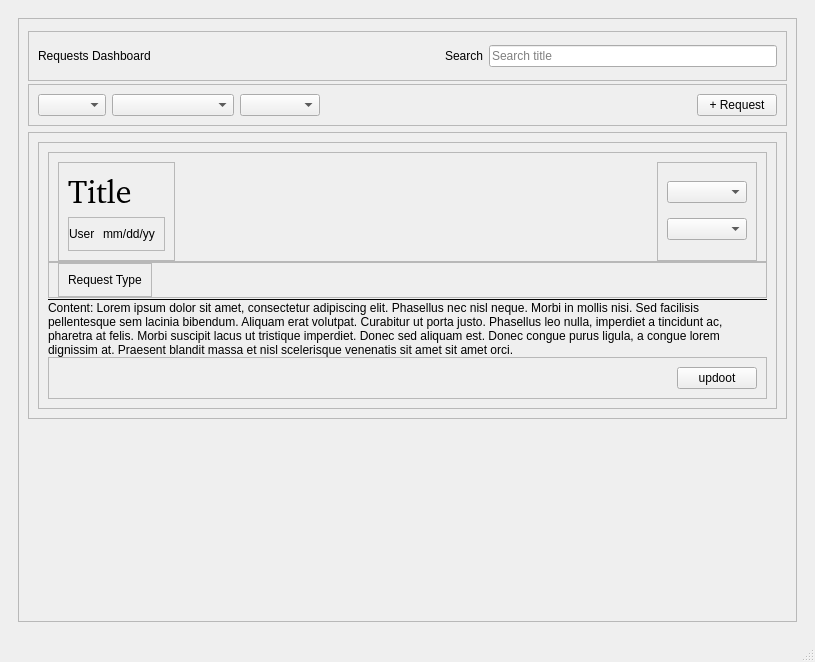
<?xml version="1.0" encoding="UTF-8"?>
<ui version="4.0">
 <class>MainWindow</class>
 <widget class="QMainWindow" name="MainWindow">
  <property name="geometry">
   <rect>
    <x>0</x>
    <y>0</y>
    <width>815</width>
    <height>662</height>
   </rect>
  </property>
  <property name="minimumSize">
   <size>
    <width>0</width>
    <height>0</height>
   </size>
  </property>
  <property name="maximumSize">
   <size>
    <width>16777215</width>
    <height>16777215</height>
   </size>
  </property>
  <property name="windowTitle">
   <string>MainWindow</string>
  </property>
  <widget class="QWidget" name="centralwidget">
   <layout class="QHBoxLayout" name="horizontalLayout_6">
    <item>
     <widget class="QStackedWidget" name="stackedWidget">
      <property name="currentIndex">
       <number>1</number>
      </property>
      <widget class="QWidget" name="sign_in_Widget">
       <layout class="QVBoxLayout" name="verticalLayout_3">
        <item>
         <widget class="QFrame" name="frame_2">
          <property name="frameShape">
           <enum>QFrame::Shape::StyledPanel</enum>
          </property>
          <property name="frameShadow">
           <enum>QFrame::Shadow::Raised</enum>
          </property>
          <layout class="QVBoxLayout" name="verticalLayout_2">
           <item>
            <widget class="QLabel" name="label_title">
             <property name="font">
              <font>
               <pointsize>28</pointsize>
              </font>
             </property>
             <property name="text">
              <string>Merlin's Lamp: Request Manager</string>
             </property>
             <property name="alignment">
              <set>Qt::AlignmentFlag::AlignCenter</set>
             </property>
            </widget>
           </item>
          </layout>
         </widget>
        </item>
        <item>
         <spacer name="verticalSpacer">
          <property name="orientation">
           <enum>Qt::Orientation::Vertical</enum>
          </property>
          <property name="sizeType">
           <enum>QSizePolicy::Policy::Preferred</enum>
          </property>
          <property name="sizeHint" stdset="0">
           <size>
            <width>20</width>
            <height>40</height>
           </size>
          </property>
         </spacer>
        </item>
        <item>
         <widget class="QFrame" name="frame_7">
          <property name="frameShape">
           <enum>QFrame::Shape::StyledPanel</enum>
          </property>
          <property name="frameShadow">
           <enum>QFrame::Shadow::Raised</enum>
          </property>
          <layout class="QHBoxLayout" name="horizontalLayout_2">
           <item>
            <widget class="QFrame" name="frame_5">
             <property name="minimumSize">
              <size>
               <width>300</width>
               <height>0</height>
              </size>
             </property>
             <property name="maximumSize">
              <size>
               <width>300</width>
               <height>16777215</height>
              </size>
             </property>
             <property name="frameShape">
              <enum>QFrame::Shape::StyledPanel</enum>
             </property>
             <property name="frameShadow">
              <enum>QFrame::Shadow::Raised</enum>
             </property>
             <layout class="QVBoxLayout" name="verticalLayout_6">
              <item>
               <widget class="QFrame" name="frame_6">
                <property name="frameShape">
                 <enum>QFrame::Shape::StyledPanel</enum>
                </property>
                <property name="frameShadow">
                 <enum>QFrame::Shadow::Raised</enum>
                </property>
                <layout class="QVBoxLayout" name="verticalLayout">
                 <item>
                  <widget class="QFrame" name="frame_3">
                   <property name="maximumSize">
                    <size>
                     <width>400</width>
                     <height>16777215</height>
                    </size>
                   </property>
                   <property name="frameShape">
                    <enum>QFrame::Shape::StyledPanel</enum>
                   </property>
                   <property name="frameShadow">
                    <enum>QFrame::Shadow::Raised</enum>
                   </property>
                   <layout class="QGridLayout" name="gridLayout">
                    <item row="3" column="0">
                     <widget class="QLineEdit" name="lineEdit_password"/>
                    </item>
                    <item row="2" column="0">
                     <widget class="QLabel" name="label">
                      <property name="text">
                       <string>Password</string>
                      </property>
                     </widget>
                    </item>
                    <item row="1" column="0">
                     <widget class="QLineEdit" name="lineEdit_username"/>
                    </item>
                    <item row="0" column="0">
                     <widget class="QLabel" name="label_2">
                      <property name="text">
                       <string>Username</string>
                      </property>
                     </widget>
                    </item>
                   </layout>
                  </widget>
                 </item>
                 <item>
                  <widget class="QFrame" name="frame">
                   <property name="maximumSize">
                    <size>
                     <width>250</width>
                     <height>16777215</height>
                    </size>
                   </property>
                   <property name="frameShape">
                    <enum>QFrame::Shape::StyledPanel</enum>
                   </property>
                   <property name="frameShadow">
                    <enum>QFrame::Shadow::Raised</enum>
                   </property>
                   <layout class="QVBoxLayout" name="verticalLayout_4">
                    <item>
                     <widget class="QFrame" name="frame_4">
                      <property name="frameShape">
                       <enum>QFrame::Shape::StyledPanel</enum>
                      </property>
                      <property name="frameShadow">
                       <enum>QFrame::Shadow::Raised</enum>
                      </property>
                      <layout class="QHBoxLayout" name="horizontalLayout">
                       <item>
                        <widget class="QPushButton" name="pushButton_userSignIn">
                         <property name="text">
                          <string>User Sign in</string>
                         </property>
                        </widget>
                       </item>
                       <item>
                        <widget class="QPushButton" name="pushButton_AdminSignIn">
                         <property name="text">
                          <string>Admin Sign in</string>
                         </property>
                        </widget>
                       </item>
                      </layout>
                     </widget>
                    </item>
                    <item>
                     <widget class="QPushButton" name="pushButton_register">
                      <property name="text">
                       <string>Register</string>
                      </property>
                     </widget>
                    </item>
                   </layout>
                  </widget>
                 </item>
                </layout>
               </widget>
              </item>
             </layout>
            </widget>
           </item>
          </layout>
         </widget>
        </item>
        <item>
         <spacer name="verticalSpacer_2">
          <property name="orientation">
           <enum>Qt::Orientation::Vertical</enum>
          </property>
          <property name="sizeHint" stdset="0">
           <size>
            <width>20</width>
            <height>291</height>
           </size>
          </property>
         </spacer>
        </item>
       </layout>
      </widget>
      <widget class="QWidget" name="requests_dashboard">
       <layout class="QVBoxLayout" name="verticalLayout_5">
        <item>
         <widget class="QScrollArea" name="scrollArea_requestDashboard">
          <property name="widgetResizable">
           <bool>true</bool>
          </property>
          <widget class="QWidget" name="scrollAreaWidgetContents">
           <property name="geometry">
            <rect>
             <x>0</x>
             <y>0</y>
             <width>777</width>
             <height>581</height>
            </rect>
           </property>
           <layout class="QVBoxLayout" name="verticalLayout_14">
            <item>
             <widget class="QFrame" name="frame_sort_search">
              <property name="minimumSize">
               <size>
                <width>0</width>
                <height>50</height>
               </size>
              </property>
              <property name="maximumSize">
               <size>
                <width>16777215</width>
                <height>43</height>
               </size>
              </property>
              <property name="frameShape">
               <enum>QFrame::Shape::StyledPanel</enum>
              </property>
              <property name="frameShadow">
               <enum>QFrame::Shadow::Raised</enum>
              </property>
              <layout class="QHBoxLayout" name="horizontalLayout_4">
               <item>
                <widget class="QLabel" name="label_request_dashboard">
                 <property name="text">
                  <string>Requests Dashboard</string>
                 </property>
                </widget>
               </item>
               <item>
                <spacer name="horizontalSpacer">
                 <property name="orientation">
                  <enum>Qt::Orientation::Horizontal</enum>
                 </property>
                 <property name="sizeHint" stdset="0">
                  <size>
                   <width>150</width>
                   <height>20</height>
                  </size>
                 </property>
                </spacer>
               </item>
               <item>
                <widget class="QLabel" name="label_4">
                 <property name="text">
                  <string>Search</string>
                 </property>
                </widget>
               </item>
               <item>
                <widget class="QLineEdit" name="lineEdit_search">
                 <property name="maximumSize">
                  <size>
                   <width>300</width>
                   <height>16777215</height>
                  </size>
                 </property>
                 <property name="placeholderText">
                  <string>Search title</string>
                 </property>
                </widget>
               </item>
              </layout>
             </widget>
            </item>
            <item>
             <widget class="QFrame" name="frame_addRequest">
              <property name="minimumSize">
               <size>
                <width>0</width>
                <height>30</height>
               </size>
              </property>
              <property name="frameShape">
               <enum>QFrame::Shape::StyledPanel</enum>
              </property>
              <property name="frameShadow">
               <enum>QFrame::Shadow::Raised</enum>
              </property>
              <layout class="QHBoxLayout" name="horizontalLayout_8">
               <item>
                <widget class="QComboBox" name="comboBox_SortPriority">
                 <property name="placeholderText">
                  <string>Priority</string>
                 </property>
                 <item>
                  <property name="text">
                   <string>High</string>
                  </property>
                 </item>
                 <item>
                  <property name="text">
                   <string>Middle</string>
                  </property>
                 </item>
                 <item>
                  <property name="text">
                   <string>Low</string>
                  </property>
                 </item>
                </widget>
               </item>
               <item>
                <widget class="QComboBox" name="comboBox_SortRequest">
                 <property name="placeholderText">
                  <string>Request</string>
                 </property>
                 <item>
                  <property name="text">
                   <string>Commission</string>
                  </property>
                 </item>
                 <item>
                  <property name="text">
                   <string>Problem Fix</string>
                  </property>
                 </item>
                 <item>
                  <property name="text">
                   <string>Request</string>
                  </property>
                 </item>
                 <item>
                  <property name="text">
                   <string>Reccomendation</string>
                  </property>
                 </item>
                 <item>
                  <property name="text">
                   <string/>
                  </property>
                 </item>
                </widget>
               </item>
               <item>
                <widget class="QComboBox" name="comboBox_SortStatus">
                 <property name="placeholderText">
                  <string>Status</string>
                 </property>
                 <item>
                  <property name="text">
                   <string>On-going</string>
                  </property>
                 </item>
                 <item>
                  <property name="text">
                   <string>Review</string>
                  </property>
                 </item>
                 <item>
                  <property name="text">
                   <string>Finished</string>
                  </property>
                 </item>
                </widget>
               </item>
               <item>
                <spacer name="horizontalSpacer_3">
                 <property name="orientation">
                  <enum>Qt::Orientation::Horizontal</enum>
                 </property>
                 <property name="sizeHint" stdset="0">
                  <size>
                   <width>40</width>
                   <height>20</height>
                  </size>
                 </property>
                </spacer>
               </item>
               <item>
                <widget class="QPushButton" name="pushButton_add_request">
                 <property name="text">
                  <string>+ Request</string>
                 </property>
                </widget>
               </item>
              </layout>
             </widget>
            </item>
            <item>
             <widget class="QFrame" name="frame_allRequests">
              <property name="sizePolicy">
               <sizepolicy hsizetype="Expanding" vsizetype="Expanding">
                <horstretch>0</horstretch>
                <verstretch>0</verstretch>
               </sizepolicy>
              </property>
              <property name="minimumSize">
               <size>
                <width>0</width>
                <height>0</height>
               </size>
              </property>
              <property name="frameShape">
               <enum>QFrame::Shape::StyledPanel</enum>
              </property>
              <property name="frameShadow">
               <enum>QFrame::Shadow::Raised</enum>
              </property>
              <layout class="QHBoxLayout" name="horizontalLayout_5">
               <item>
                <widget class="QFrame" name="frame_request">
                 <property name="sizePolicy">
                  <sizepolicy hsizetype="MinimumExpanding" vsizetype="Preferred">
                   <horstretch>0</horstretch>
                   <verstretch>0</verstretch>
                  </sizepolicy>
                 </property>
                 <property name="minimumSize">
                  <size>
                   <width>0</width>
                   <height>0</height>
                  </size>
                 </property>
                 <property name="maximumSize">
                  <size>
                   <width>16777215</width>
                   <height>16777215</height>
                  </size>
                 </property>
                 <property name="frameShape">
                  <enum>QFrame::Shape::StyledPanel</enum>
                 </property>
                 <property name="frameShadow">
                  <enum>QFrame::Shadow::Raised</enum>
                 </property>
                 <layout class="QVBoxLayout" name="verticalLayout_28">
                  <property name="spacing">
                   <number>0</number>
                  </property>
                  <item>
                   <widget class="QFrame" name="frame_27">
                    <property name="frameShape">
                     <enum>QFrame::Shape::StyledPanel</enum>
                    </property>
                    <property name="frameShadow">
                     <enum>QFrame::Shadow::Raised</enum>
                    </property>
                    <layout class="QHBoxLayout" name="horizontalLayout_14">
                     <property name="bottomMargin">
                      <number>0</number>
                     </property>
                     <item>
                      <widget class="QFrame" name="frame_28">
                       <property name="minimumSize">
                        <size>
                         <width>0</width>
                         <height>0</height>
                        </size>
                       </property>
                       <property name="frameShape">
                        <enum>QFrame::Shape::StyledPanel</enum>
                       </property>
                       <property name="frameShadow">
                        <enum>QFrame::Shadow::Raised</enum>
                       </property>
                       <layout class="QVBoxLayout" name="verticalLayout_29">
                        <item>
                         <widget class="QLabel" name="label_request_title">
                          <property name="font">
                           <font>
                            <family>:/font/font/Playfair_Display/PlayfairDisplay-VariableFont_wght.ttf</family>
                            <pointsize>24</pointsize>
                           </font>
                          </property>
                          <property name="styleSheet">
                           <string notr="true">font-family: url(:/font/font/Playfair_Display/PlayfairDisplay-VariableFont_wght.ttf)</string>
                          </property>
                          <property name="text">
                           <string>Title</string>
                          </property>
                          <property name="alignment">
                           <set>Qt::AlignmentFlag::AlignLeading|Qt::AlignmentFlag::AlignLeft|Qt::AlignmentFlag::AlignTop</set>
                          </property>
                         </widget>
                        </item>
                        <item>
                         <widget class="QFrame" name="frame_8">
                          <property name="frameShape">
                           <enum>QFrame::Shape::StyledPanel</enum>
                          </property>
                          <property name="frameShadow">
                           <enum>QFrame::Shadow::Raised</enum>
                          </property>
                          <layout class="QHBoxLayout" name="horizontalLayout_10">
                           <property name="spacing">
                            <number>8</number>
                           </property>
                           <property name="leftMargin">
                            <number>0</number>
                           </property>
                           <item>
                            <widget class="QLabel" name="label_request_user">
                             <property name="text">
                              <string>User</string>
                             </property>
                             <property name="scaledContents">
                              <bool>false</bool>
                             </property>
                            </widget>
                           </item>
                           <item>
                            <widget class="QLabel" name="label_date">
                             <property name="text">
                              <string>mm/dd/yy</string>
                             </property>
                            </widget>
                           </item>
                          </layout>
                         </widget>
                        </item>
                       </layout>
                      </widget>
                     </item>
                     <item>
                      <spacer name="horizontalSpacer_4">
                       <property name="orientation">
                        <enum>Qt::Orientation::Horizontal</enum>
                       </property>
                       <property name="sizeType">
                        <enum>QSizePolicy::Policy::MinimumExpanding</enum>
                       </property>
                       <property name="sizeHint" stdset="0">
                        <size>
                         <width>36</width>
                         <height>20</height>
                        </size>
                       </property>
                      </spacer>
                     </item>
                     <item>
                      <widget class="QFrame" name="frame_13">
                       <property name="minimumSize">
                        <size>
                         <width>60</width>
                         <height>0</height>
                        </size>
                       </property>
                       <property name="baseSize">
                        <size>
                         <width>60</width>
                         <height>0</height>
                        </size>
                       </property>
                       <property name="frameShape">
                        <enum>QFrame::Shape::StyledPanel</enum>
                       </property>
                       <property name="frameShadow">
                        <enum>QFrame::Shadow::Raised</enum>
                       </property>
                       <layout class="QVBoxLayout" name="verticalLayout_7">
                        <item>
                         <widget class="QComboBox" name="comboBox_AdminPriority">
                          <property name="enabled">
                           <bool>true</bool>
                          </property>
                          <property name="sizePolicy">
                           <sizepolicy hsizetype="Preferred" vsizetype="Fixed">
                            <horstretch>0</horstretch>
                            <verstretch>0</verstretch>
                           </sizepolicy>
                          </property>
                          <property name="maximumSize">
                           <size>
                            <width>16777215</width>
                            <height>16777215</height>
                           </size>
                          </property>
                          <property name="baseSize">
                           <size>
                            <width>48</width>
                            <height>20</height>
                           </size>
                          </property>
                          <property name="placeholderText">
                           <string>Priority</string>
                          </property>
                          <item>
                           <property name="text">
                            <string>High</string>
                           </property>
                          </item>
                          <item>
                           <property name="text">
                            <string>Middle</string>
                           </property>
                          </item>
                          <item>
                           <property name="text">
                            <string>Low</string>
                           </property>
                          </item>
                         </widget>
                        </item>
                        <item>
                         <widget class="QComboBox" name="comboBox_AdminStatus">
                          <property name="enabled">
                           <bool>true</bool>
                          </property>
                          <property name="placeholderText">
                           <string>Status</string>
                          </property>
                          <item>
                           <property name="text">
                            <string>Unread</string>
                           </property>
                          </item>
                          <item>
                           <property name="text">
                            <string>On-going</string>
                           </property>
                          </item>
                          <item>
                           <property name="text">
                            <string>Finished</string>
                           </property>
                          </item>
                         </widget>
                        </item>
                       </layout>
                      </widget>
                     </item>
                    </layout>
                   </widget>
                  </item>
                  <item>
                   <widget class="QFrame" name="frame_reqType">
                    <property name="maximumSize">
                     <size>
                      <width>16777215</width>
                      <height>55</height>
                     </size>
                    </property>
                    <property name="frameShape">
                     <enum>QFrame::Shape::StyledPanel</enum>
                    </property>
                    <property name="frameShadow">
                     <enum>QFrame::Shadow::Raised</enum>
                    </property>
                    <layout class="QHBoxLayout" name="horizontalLayout_15">
                     <property name="topMargin">
                      <number>0</number>
                     </property>
                     <property name="bottomMargin">
                      <number>0</number>
                     </property>
                     <item>
                      <widget class="QFrame" name="frame_request_type">
                       <property name="sizePolicy">
                        <sizepolicy hsizetype="Preferred" vsizetype="Preferred">
                         <horstretch>0</horstretch>
                         <verstretch>0</verstretch>
                        </sizepolicy>
                       </property>
                       <property name="minimumSize">
                        <size>
                         <width>67</width>
                         <height>18</height>
                        </size>
                       </property>
                       <property name="maximumSize">
                        <size>
                         <width>16777215</width>
                         <height>16777215</height>
                        </size>
                       </property>
                       <property name="frameShape">
                        <enum>QFrame::Shape::StyledPanel</enum>
                       </property>
                       <property name="frameShadow">
                        <enum>QFrame::Shadow::Raised</enum>
                       </property>
                       <layout class="QVBoxLayout" name="verticalLayout_31">
                        <item>
                         <widget class="QLabel" name="label_request_type">
                          <property name="maximumSize">
                           <size>
                            <width>16777215</width>
                            <height>16777215</height>
                           </size>
                          </property>
                          <property name="text">
                           <string>Request Type</string>
                          </property>
                         </widget>
                        </item>
                       </layout>
                      </widget>
                     </item>
                     <item>
                      <spacer name="horizontalSpacer_12">
                       <property name="orientation">
                        <enum>Qt::Orientation::Horizontal</enum>
                       </property>
                       <property name="sizeHint" stdset="0">
                        <size>
                         <width>40</width>
                         <height>20</height>
                        </size>
                       </property>
                      </spacer>
                     </item>
                    </layout>
                   </widget>
                  </item>
                  <item>
                   <widget class="Line" name="line">
                    <property name="frameShadow">
                     <enum>QFrame::Shadow::Plain</enum>
                    </property>
                    <property name="orientation">
                     <enum>Qt::Orientation::Horizontal</enum>
                    </property>
                   </widget>
                  </item>
                  <item>
                   <widget class="QLabel" name="label_content">
                    <property name="text">
                     <string>Content: Lorem ipsum dolor sit amet, consectetur adipiscing elit. Phasellus nec nisl neque. Morbi in mollis nisi. Sed facilisis pellentesque sem lacinia bibendum. Aliquam erat volutpat. Curabitur ut porta justo. Phasellus leo nulla, imperdiet a tincidunt ac, pharetra at felis. Morbi suscipit lacus ut tristique imperdiet. Donec sed aliquam est. Donec congue purus ligula, a congue lorem dignissim at. Praesent blandit massa et nisl scelerisque venenatis sit amet sit amet orci.</string>
                    </property>
                    <property name="wordWrap">
                     <bool>true</bool>
                    </property>
                   </widget>
                  </item>
                  <item>
                   <widget class="QFrame" name="frame_upvote">
                    <property name="minimumSize">
                     <size>
                      <width>0</width>
                      <height>25</height>
                     </size>
                    </property>
                    <property name="frameShape">
                     <enum>QFrame::Shape::StyledPanel</enum>
                    </property>
                    <property name="frameShadow">
                     <enum>QFrame::Shadow::Raised</enum>
                    </property>
                    <layout class="QHBoxLayout" name="horizontalLayout_7">
                     <item>
                      <spacer name="horizontalSpacer_2">
                       <property name="orientation">
                        <enum>Qt::Orientation::Horizontal</enum>
                       </property>
                       <property name="sizeHint" stdset="0">
                        <size>
                         <width>40</width>
                         <height>20</height>
                        </size>
                       </property>
                      </spacer>
                     </item>
                     <item>
                      <widget class="QPushButton" name="pushButton_upvote">
                       <property name="sizePolicy">
                        <sizepolicy hsizetype="Fixed" vsizetype="Fixed">
                         <horstretch>0</horstretch>
                         <verstretch>0</verstretch>
                        </sizepolicy>
                       </property>
                       <property name="minimumSize">
                        <size>
                         <width>20</width>
                         <height>0</height>
                        </size>
                       </property>
                       <property name="text">
                        <string>updoot</string>
                       </property>
                      </widget>
                     </item>
                    </layout>
                   </widget>
                  </item>
                 </layout>
                </widget>
               </item>
              </layout>
             </widget>
            </item>
            <item>
             <spacer name="verticalSpacer_4">
              <property name="orientation">
               <enum>Qt::Orientation::Vertical</enum>
              </property>
              <property name="sizeHint" stdset="0">
               <size>
                <width>20</width>
                <height>40</height>
               </size>
              </property>
             </spacer>
            </item>
           </layout>
          </widget>
         </widget>
        </item>
       </layout>
      </widget>
      <widget class="QWidget" name="RequestWidget">
       <layout class="QHBoxLayout" name="horizontalLayout_3"/>
      </widget>
     </widget>
    </item>
   </layout>
  </widget>
  <widget class="QMenuBar" name="menubar">
   <property name="geometry">
    <rect>
     <x>0</x>
     <y>0</y>
     <width>815</width>
     <height>22</height>
    </rect>
   </property>
  </widget>
  <widget class="QStatusBar" name="statusbar"/>
 </widget>
 <resources>
  <include location="../style/rsc.qrc"/>
 </resources>
 <connections/>
</ui>
